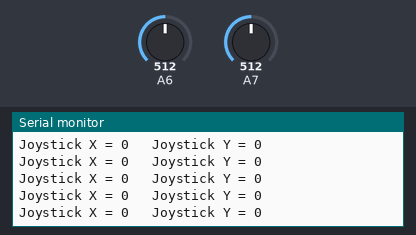
The sketch below on a simulated Arduino Uno, built with avr-gcc and run on an emulated ATmega328P. Parts: the last lines printed to the serial monitor. Inputs (shaded band) come from the test bench; at power-on: A6 = 512, A7 = 512.

Above: at 1.2 s.
1.3 s: A6 set to 511
At 1.8 s:
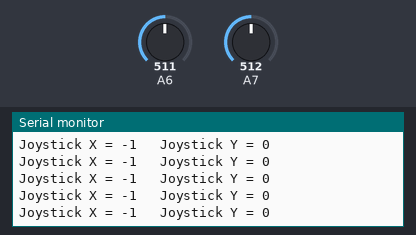
4.3 s: A7 set to 531
At 4.8 s:
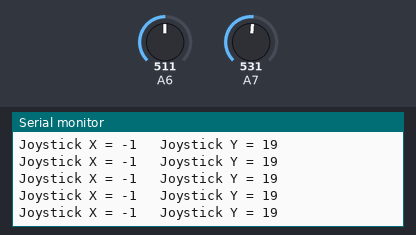
10.3 s: A7 set to 596
At 11.4 s:
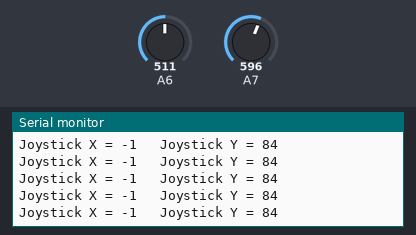
13.3 s: A7 set to 622
At 13.8 s:
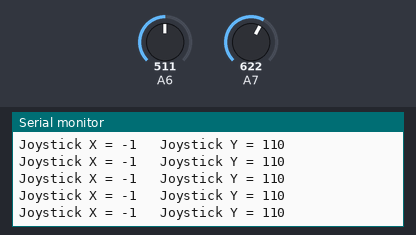
Timing chart, 0 to 16.3 s (numbered marks = the images above; inputs shaded):
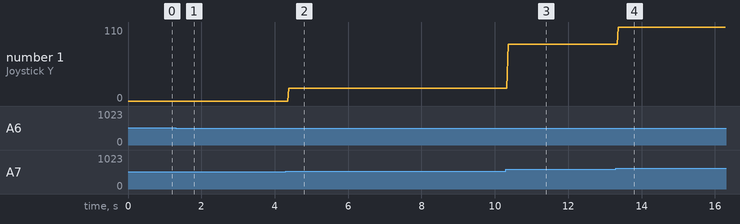

The sketch:

MeJoystickTest.ino
```cpp
// (licence header left out)
#include <Makeblock.h>
#include <SoftwareSerial.h>
#include <Wire.h>


MeJoystick joystick(PORT_6);

int x = 0;      // a variable for the Joystick's x value
int y = 0;      // a variable for the Joystick's y value

void setup()
{
  // initialize serial communications at 9600 bps
  Serial.begin(9600);
}

void loop()
{
  // read the both joystick axis values:
  x = joystick.readX();
  y = joystick.readY();

  // print the results to the serial monitor:
  Serial.print("Joystick X = " );
  Serial.print(x);
  Serial.print("\t Joystick Y = " );
  Serial.println(y);
  // wait 10 milliseconds before the next loop
  delay(10);
}
```

Measured:
- after the input at 1.3 s, the serial monitor: prints a new line after 0.07 s (image 1)
- after the input at 4.3 s, the serial monitor: prints a new line after 0.09 s (image 2)
- after the input at 10.3 s, the serial monitor: prints a new line after 0.06 s (image 3)
- after the input at 13.3 s, the serial monitor: prints a new line after 0.07 s (image 4)
- plotted number 1: 0 → 19 after the input at 4.3 s, 19 → 84 after the input at 10.3 s, 84 → 110 after the input at 13.3 s
